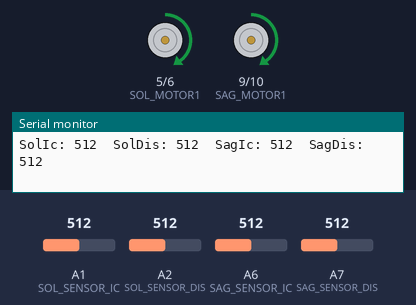
The sketch below on a simulated Arduino Nano, built with avr-gcc and run on an emulated ATmega328P. Shown: motor-driver pin pairs drawn as motors (green arrow = first pin HIGH = forward, orange = second pin HIGH = backward, longer = more drive), the last lines printed to the serial monitor. The test bench sets the inputs (shaded band); at power-on: A1 (SOL_SENSOR_IC) = 512, A6 (SAG_SENSOR_IC) = 512, A2 (SOL_SENSOR_DIS) = 512, A7 (SAG_SENSOR_DIS) = 512.

Above: at 4.2 s.
4.3 s: A1 (SOL_SENSOR_IC) set to 834
7.3 s: A1 (SOL_SENSOR_IC) set to 850
At 7.5 s:
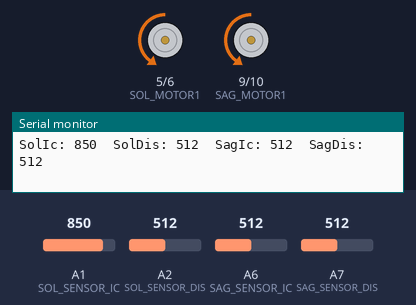
At 8.41 s:
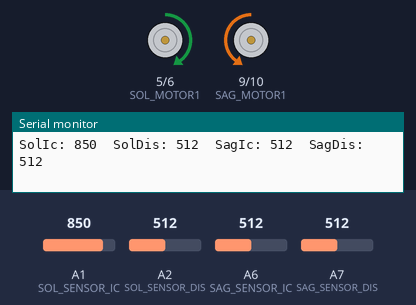
10.3 s: A6 (SAG_SENSOR_IC) set to 841
13.3 s: A6 (SAG_SENSOR_IC) set to 866
At 13.89 s:
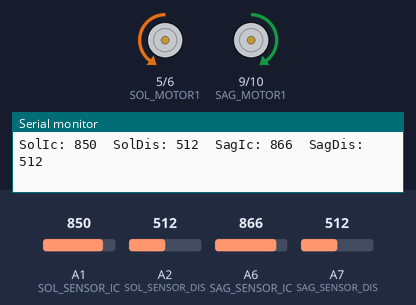
16.3 s: A2 (SOL_SENSOR_DIS) set to 840
19.3 s: A2 (SOL_SENSOR_DIS) set to 860
Timing chart, 0 to 23.3 s (numbered marks = the images above; inputs shaded):
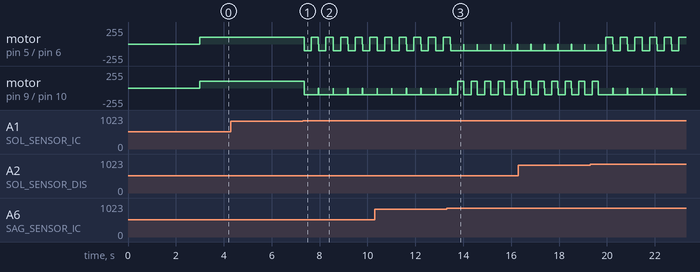

The sketch:

ikicizgiarasinda.ino
```cpp
// ---------- Motor Pinleri ----------
#define SOL_MOTOR1 5
#define SOL_MOTOR2 6
#define SAG_MOTOR1 9
#define SAG_MOTOR2 10

// ---------- Sensör Pinleri ----------
// Solda 2 sensör
#define SOL_SENSOR_IC   A1   // Sol iç sensör
#define SOL_SENSOR_DIS  A2   // Sol dış sensör

// Sağda 2 sensör
#define SAG_SENSOR_IC   A6   // Sağ iç sensör
#define SAG_SENSOR_DIS  A7   // Sağ dış sensör

// Sensörlerden gelen değerler
int solIcDeger  = 0;
int solDisDeger = 0;
int sagIcDeger  = 0;
int sagDisDeger = 0;

// Eşik değeri: BU DEĞERİN ÜSTÜ "SİYAH", ALTI "BEYAZ" OLSUN DİYE KULLANIYORUZ
int esikDegeri = 850;

void setup() {
  // Motor pinlerini çıkış yap
  pinMode(SOL_MOTOR1, OUTPUT);
  pinMode(SOL_MOTOR2, OUTPUT);
  pinMode(SAG_MOTOR1, OUTPUT);
  pinMode(SAG_MOTOR2, OUTPUT);

  // Sensör pinlerini giriş yap
  pinMode(SOL_SENSOR_IC,  INPUT);
  pinMode(SOL_SENSOR_DIS, INPUT);
  pinMode(SAG_SENSOR_IC,  INPUT);
  pinMode(SAG_SENSOR_DIS, INPUT);

  Serial.begin(9600);
  Serial.println("Robot Basladi!");
  delay(3000);  // 3 saniye bekle, sonra başlasın
}

void loop() {
  // ------ 1) Sensörleri oku ------
  solIcDeger  = analogRead(SOL_SENSOR_IC);
  solDisDeger = analogRead(SOL_SENSOR_DIS);
  sagIcDeger  = analogRead(SAG_SENSOR_IC);
  sagDisDeger = analogRead(SAG_SENSOR_DIS);

  // İstersen seri ekrandan gör
  Serial.print("SolIc: ");  Serial.print(solIcDeger);
  Serial.print("  SolDis: "); Serial.print(solDisDeger);
  Serial.print("  SagIc: ");  Serial.print(sagIcDeger);
  Serial.print("  SagDis: "); Serial.println(sagDisDeger);

  // ------ 2) Sensörlere göre DURUM BELİRLE ------

  // Solda çizgi var mı? (Herhangi biri siyah ise)
  bool soldaCizgiVar = (solIcDeger > esikDegeri) || (solDisDeger > esikDegeri);

  // Sağda çizgi var mı? (Herhangi biri siyah ise)
  bool sagdaCizgiVar = (sagIcDeger > esikDegeri) || (sagDisDeger > esikDegeri);

  // Hepsi beyaz mı?
  bool hepsiBeyaz =
    (solIcDeger  < esikDegeri) &&
    (solDisDeger < esikDegeri) &&
    (sagIcDeger  < esikDegeri) &&
    (sagDisDeger < esikDegeri);

  // ------ 3) Karar Ver ve Hareket Et ------

  if (hepsiBeyaz) {
    // Hepsi BEYAZ → İLERİ
    ileri();
  }
  else if (soldaCizgiVar && !sagdaCizgiVar) {
    // Sadece solda çizgi → Geri + SAĞA dön
    geri();
    delay(300);
    sagaDon();
    delay(250);
    dur();
  }
  else if (sagdaCizgiVar && !soldaCizgiVar) {
    // Sadece sağda çizgi → Geri + SOLA dön
    geri();
    delay(300);
    solaDon();
    delay(250);
    dur();
  }
  else {
    // Hem solda hem sağda çizgi → köşe gibi durum
    // Geri + SAĞA dön
    geri();
    delay(300);
    sagaDon();
    delay(300);
    dur();
  }

  delay(10); // Döngüyü biraz yavaşlat
}

// ----------------- Hareket Fonksiyonları -----------------

// İleri git
void ileri() {
  // Hızı istersen düşürebilirsin (0-255 arası)
  analogWrite(SOL_MOTOR1, 100);
  analogWrite(SOL_MOTOR2, 0);
  analogWrite(SAG_MOTOR1, 100);
  analogWrite(SAG_MOTOR2, 0);
}

// Geri git
void geri() {
  analogWrite(SOL_MOTOR1, 0);
  analogWrite(SOL_MOTOR2, 100);
  analogWrite(SAG_MOTOR1, 0);
  analogWrite(SAG_MOTOR2, 100);
}

// Yerinde SAĞA dön
void sagaDon() {
  analogWrite(SOL_MOTOR1, 100);
  analogWrite(SOL_MOTOR2, 0);
  analogWrite(SAG_MOTOR1, 0);
  analogWrite(SAG_MOTOR2, 100);
}

// Yerinde SOLA dön
void solaDon() {
  analogWrite(SOL_MOTOR1, 0);
  analogWrite(SOL_MOTOR2, 100);
  analogWrite(SAG_MOTOR1, 100);
  analogWrite(SAG_MOTOR2, 0);
}

// Dur
void dur() {
  analogWrite(SOL_MOTOR1, 0);
  analogWrite(SOL_MOTOR2, 0);
  analogWrite(SAG_MOTOR1, 0);
  analogWrite(SAG_MOTOR2, 0);
}
```

Measured:
- the behaviour switches between 849 and 850 on A1 (SOL_SENSOR_IC) (found by bisection; images 0 and 1)
- the behaviour switches between 850 and 851 on A6 (SAG_SENSOR_IC) (found by bisection; images 2 and 3)
- after the input at 7.3 s, motor on pin 5 (SOL_MOTOR1) / pin 6 (SOL_MOTOR2): forward 100/255 → backward 100/255 after 0.05 s, then repeats every 0.61 s: forward 100/255 0.30 s, stopped 0.01 s, backward 100/255 0.30 s; motor on pin 9 (SAG_MOTOR1) / pin 10 (SAG_MOTOR2): alternates backward 100/255 for 0.60 s and stopped for 0.01 s, starting after 0.05 s
